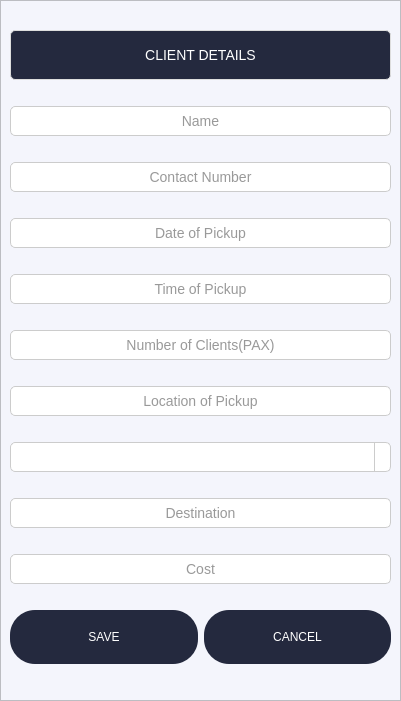
<?xml version="1.0" encoding="UTF-8"?>
<ui version="4.0">
 <class>Form</class>
 <widget class="QWidget" name="Form">
  <property name="geometry">
   <rect>
    <x>0</x>
    <y>0</y>
    <width>401</width>
    <height>701</height>
   </rect>
  </property>
  <property name="minimumSize">
   <size>
    <width>401</width>
    <height>701</height>
   </size>
  </property>
  <property name="maximumSize">
   <size>
    <width>401</width>
    <height>701</height>
   </size>
  </property>
  <property name="windowTitle">
   <string>Client Details</string>
  </property>
  <property name="styleSheet">
   <string notr="true">QLineEdit {
    background-color: #ffffff;
    border: 1px solid #cccccc;
    border-radius: 5px;
    padding: 5px;
    font-size: 14px;
    color: #333333;
}

QLineEdit:focus {
    border-color: #0078d7;
    outline: none;
}

QLineEdit::placeholder {
    color: #999999;
    font-style: italic;
}

/* For invalid input state */
QLineEdit[error=&quot;true&quot;] {
    border-color: #d9534f;
}

QFrame{

	background-color:#f4f5fc;


}
QWidget#Form{
background-color:#f4f5fc;


}

QComboBox {
    border: 1px solid #cccccc;
    border-radius: 5px;
    padding: 5px;
    background-color: #ffffff;
    color: #333333;
    font-family: &quot;Segoe UI&quot;, &quot;Arial&quot;, sans-serif;
    font-size: 14px;
}


QComboBox::drop-down {
    subcontrol-origin: padding;
    subcontrol-position: top right;
    width: 15px;
    border-left-width: 1px;
    border-left-color: #cccccc;
    border-left-style: solid;
    border-top-right-radius: 3px;
    border-bottom-right-radius: 3px;
}

QComboBox::down-arrow {
    image: url(:/icons/down-arrow.png); /* Ensure you have an appropriate icon */
}

QComboBox QAbstractItemView {
    border: 1px solid #cccccc;
    border-radius: 5px;
    background-color: #ffffff;
    selection-background-color: #24293e;
    selection-color: #ffffff;
    font-family: &quot;Segoe UI&quot;, &quot;Arial&quot;, sans-serif;
    font-size: 14px;
}
</string>
  </property>
  <layout class="QGridLayout" name="gridLayout">
   <property name="leftMargin">
    <number>0</number>
   </property>
   <property name="topMargin">
    <number>0</number>
   </property>
   <property name="rightMargin">
    <number>0</number>
   </property>
   <property name="bottomMargin">
    <number>0</number>
   </property>
   <property name="spacing">
    <number>0</number>
   </property>
   <item row="0" column="0">
    <widget class="QFrame" name="frame">
     <property name="minimumSize">
      <size>
       <width>401</width>
       <height>701</height>
      </size>
     </property>
     <property name="maximumSize">
      <size>
       <width>401</width>
       <height>701</height>
      </size>
     </property>
     <property name="styleSheet">
      <string notr="true"/>
     </property>
     <property name="frameShape">
      <enum>QFrame::StyledPanel</enum>
     </property>
     <property name="frameShadow">
      <enum>QFrame::Raised</enum>
     </property>
     <layout class="QVBoxLayout" name="verticalLayout">
      <item>
       <widget class="QLabel" name="label">
        <property name="maximumSize">
         <size>
          <width>1000</width>
          <height>50</height>
         </size>
        </property>
        <property name="styleSheet">
         <string notr="true">QLabel {
    color: white;
    font-size: 14px;
    font-family: &quot;Segoe UI&quot;, &quot;Arial&quot;, sans-serif;
    padding: 5px;
    background: #24293e;
    border: 1px solid #dddddd;
    border-radius: 5px;
    text-align: center;
    qproperty-alignment: 'AlignCenter';
}

QLabel[warning=&quot;true&quot;] {
    color: #d9534f;
    background: #f2dede;
    border: 1px solid #ebccd1;
}

QLabel[success=&quot;true&quot;] {
    color: #3c763d;
    background: #dff0d8;
    border: 1px solid #d6e9c6;
}

QLabel[info=&quot;true&quot;] {
    color: #31708f;
    background: #d9edf7;
    border: 1px solid #bce8f1;
}
</string>
        </property>
        <property name="text">
         <string>CLIENT DETAILS</string>
        </property>
        <property name="alignment">
         <set>Qt::AlignCenter</set>
        </property>
       </widget>
      </item>
      <item>
       <widget class="QLineEdit" name="name">
        <property name="alignment">
         <set>Qt::AlignCenter</set>
        </property>
        <property name="placeholderText">
         <string>Name</string>
        </property>
        <property name="cursorMoveStyle">
         <enum>Qt::LogicalMoveStyle</enum>
        </property>
        <property name="clearButtonEnabled">
         <bool>false</bool>
        </property>
       </widget>
      </item>
      <item>
       <widget class="QLineEdit" name="contact">
        <property name="alignment">
         <set>Qt::AlignCenter</set>
        </property>
        <property name="placeholderText">
         <string>Contact Number</string>
        </property>
       </widget>
      </item>
      <item>
       <widget class="QLineEdit" name="date">
        <property name="alignment">
         <set>Qt::AlignCenter</set>
        </property>
        <property name="readOnly">
         <bool>true</bool>
        </property>
        <property name="placeholderText">
         <string>Date of Pickup</string>
        </property>
       </widget>
      </item>
      <item>
       <widget class="QLineEdit" name="time">
        <property name="alignment">
         <set>Qt::AlignCenter</set>
        </property>
        <property name="placeholderText">
         <string>Time of Pickup</string>
        </property>
       </widget>
      </item>
      <item>
       <widget class="QLineEdit" name="pax">
        <property name="alignment">
         <set>Qt::AlignCenter</set>
        </property>
        <property name="placeholderText">
         <string>Number of Clients(PAX)</string>
        </property>
       </widget>
      </item>
      <item>
       <widget class="QLineEdit" name="location">
        <property name="alignment">
         <set>Qt::AlignCenter</set>
        </property>
        <property name="placeholderText">
         <string>Location of Pickup</string>
        </property>
       </widget>
      </item>
      <item>
       <widget class="QComboBox" name="typeCbox">
        <property name="styleSheet">
         <string notr="true">  QComboBox {
                padding-left: 130px;
            }
 QComboBox QAbstractItemView {
                text-align: center;
            }</string>
        </property>
        <property name="currentText">
         <string/>
        </property>
        <property name="sizeAdjustPolicy">
         <enum>QComboBox::AdjustToContents</enum>
        </property>
       </widget>
      </item>
      <item>
       <widget class="QLineEdit" name="destination">
        <property name="alignment">
         <set>Qt::AlignCenter</set>
        </property>
        <property name="readOnly">
         <bool>true</bool>
        </property>
        <property name="placeholderText">
         <string>Destination</string>
        </property>
       </widget>
      </item>
      <item>
       <widget class="QLineEdit" name="cost">
        <property name="alignment">
         <set>Qt::AlignCenter</set>
        </property>
        <property name="readOnly">
         <bool>true</bool>
        </property>
        <property name="placeholderText">
         <string>Cost</string>
        </property>
       </widget>
      </item>
      <item>
       <layout class="QHBoxLayout" name="horizontalLayout_2">
        <property name="sizeConstraint">
         <enum>QLayout::SetDefaultConstraint</enum>
        </property>
        <item>
         <widget class="QPushButton" name="savebutton">
          <property name="styleSheet">
           <string notr="true">QPushButton{

border-radius: 25px;
color: white;
background-color: #24293e;
padding-top: 20px;
padding-bottom: 20px;






}</string>
          </property>
          <property name="text">
           <string>SAVE</string>
          </property>
         </widget>
        </item>
        <item>
         <widget class="QPushButton" name="cancelbutton">
          <property name="styleSheet">
           <string notr="true">QPushButton{

border-radius: 25px;
color: white;
background-color: #24293e;
padding-top: 20px;
padding-bottom: 20px;






}</string>
          </property>
          <property name="text">
           <string>CANCEL</string>
          </property>
         </widget>
        </item>
       </layout>
      </item>
     </layout>
    </widget>
   </item>
  </layout>
 </widget>
 <resources/>
 <connections/>
</ui>
